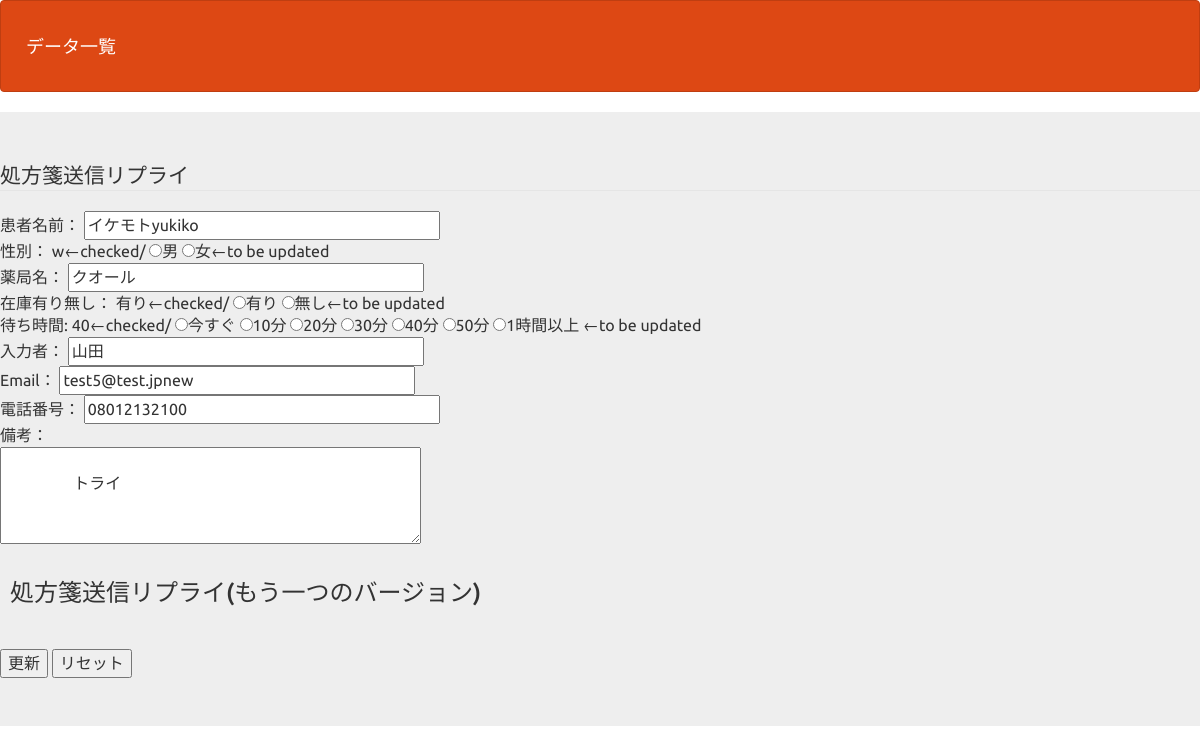
The page /detail.php?id=5 on the database its author committed.
### tables this page shows
CREATE TABLE `gs_phrmcy0607` (
  `id` int(64) NOT NULL,
  `patient_name` varchar(64) NOT NULL,
  `seibetsu` varchar(12) NOT NULL,
  `store_name` varchar(64) NOT NULL,
  `stock` varchar(64) NOT NULL,
  `waiting_time` varchar(64) NOT NULL,
  `pic` varchar(64) NOT NULL,
  `email` varchar(128) NOT NULL,
  `tele` varchar(64) NOT NULL,
  `memo` text NOT NULL,
  `date` datetime NOT NULL
);

### detail.php (the view, shortened to what this page needs)
<?php
 $id = $_GET['id'];
try {
    $pdo = new PDO('mysql:dbname=gs_db;charset=utf8;host=localhost','root','root');
  } catch (PDOException $e) {
    exit('DBConnectError:'.$e->getMessage());
  }
$stmt = $pdo->prepare('SELECT * FROM gs_phrmcy0607 WHERE id = :id ');
$stmt->bindValue(':id',$id, PDO::PARAM_INT);
$status = $stmt->execute();
if ($status === false) {
    $error = $stmt->errorInfo();
    exit('SQLError:' . print_r($error, true));
} else {
   $result = $stmt->fetch();
}
?>
<!DOCTYPE html>
<html lang="ja">
<head>
    <link href="css/bootstrap.min.css" rel="stylesheet">
</head>
<body>
    <header>
        <nav class="navbar navbar-default">
            <div class="container-fluid">
                <div class="navbar-header"><a class="navbar-brand" href="select.php">データ一覧</a></div>
            </div>
        </nav>
    </header>
    <form method="POST"  action= "update.php">
        <div class="jumbotron">
            <fieldset>
            <legend>処方箋送信リプライ</legend>
            患者名前：
            <input type="text" name="patient_name" value= "<?= $result['patient_name']?>" size="30"><br>
            性別：
            <?= $result['seibetsu']?>←checked/
            <input type="radio" name="seibetsu" value="m">男
            <input type="radio" name="seibetsu" value="w">女←to be updated <br>
            薬局名：
            <input type="text" name="store_name" value= "<?= $result['store_name']?>" size="30"><br>
            在庫有り無し：
            <?= $result['stock']?>←checked/
            <input type="radio" name="stock" value="有り">有り
            <input type="radio" name="stock" value="無し">無し←to be updated<br>
            待ち時間:
            <?= $result['waiting_time']?>←checked/
            <input type="radio" name="waiting_time" value="0">今すぐ
            <input type="radio" name="waiting_time" value="10">10分
            <input type="radio" name="waiting_time" value="20">20分
            <input type="radio" name="waiting_time" value="30">30分
            <input type="radio" name="waiting_time" value="40">40分
            <input type="radio" name="waiting_time" value="50">50分
            <input type="radio" name="waiting_time" value="60">1時間以上 ←to be updated<br>
            入力者：
            <input type="text" name="pic" value= "<?= $result['pic']?>" size="30"><br>
            Email：
            <input type="text" name="email" value= "<?= $result['email']?>" size="30"><br>
            電話番号：
            <input type="text" name="tele" value= "<?= $result['tele']?>" size="30"><br>
            備考：<br>
             <textarea name="memo" rows="4" cols="40">
             <?= $result['memo']?></textarea>
             </fieldset>
             <div >
             <h3>処方箋送信リプライ(もう一つのバージョン)</h3>
             </div>
                <input type="hidden" name="id" value= "<?= $result['id']?>"><br>
                <input type="submit" value="更新">
                <input type="reset" value="リセット">
        </div>
    </form>
</body>
</html>

### detail.php (style rules this page uses)
div { padding: 10px; font-size: 16px; }

### rows shown on the page
gs_phrmcy0607: patient_name "イケモトyukiko", seibetsu "w", store_name "クオール", stock "有り", waiting_time "40", pic "山田", email "test5@test.jpnew", tele "08012132100", memo "トライ"
